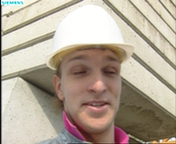
#> input picture HW2/foreman_qcif_0_rgb.bmp, 176 x 144 px
$ python question_1.py
#> lines starting #> are read from the running program, lines starting #| are printed output that depends on the picture
### HW2/function.py
import cv2 as cv
import numpy as np

def RGB2Ycbcr(img_rgb):
    filter = np.array([[0.183,0.614,0.062],
                        [-0.101,-0.339,0.439],
                        [0.439,-0.399,-0.040]])
    # BGR to RGB
    bgr = img_rgb.astype(np.double)
    bgr = img_rgb
    rgb = cv.merge((bgr[:,:,2], bgr[:,:,1], bgr[:,:,0]))
    img_Ycbcr = rgb.dot(filter.T)
    img_Ycbcr[:,:,0] += 16
    img_Ycbcr[:,:,[1,2]] += 128
    img_Ycbcr = img_Ycbcr.astype(np.uint8)
    return img_Ycbcr

def SAD_block(current_block, search_block):
    if current_block.shape != search_block.shape:
        raise Exception("SAD_block : current_block.shape "+str(current_block.shape)+"!= "+str(search_block.shape)+"search_block.shape")
    return np.sum(np.abs(search_block - current_block))

def Full_search(block, search_area,block_point,search_point):
    h, w = search_area.shape
    h_b , w_b = block.shape
    search_block = search_area[0:h_b,0:w_b]
    # print(block.shape,search_block.shape)
    Motion_Vector_sad = SAD_block(block,search_block)
    mv = [0,0]
    for y in range(1,h-h_b):
        for x in range(1,w-w_b):
            search_block = search_area[y:y+h_b,x:x+w_b]
            tmp_sad = SAD_block(block,search_block)
            if tmp_sad < Motion_Vector_sad :
                mv = np.array(search_point) + np.array([x,y]) - np.array(block_point)
                mv.tolist
    return mv
# [50 lines left out: functions intra_prediction, prediction_mode, not called in this run]

def zero_padding(image, padding):
    padded_image = np.pad(image, ((padding, padding), (padding, padding)), mode='constant')
    return padded_image

### HW2/question_1.py
import cv2 as cv
from function import *

ref_frame = cv.imread('foreman_qcif_0_rgb.bmp')
#> ref_frame is the input picture: shape (144, 176, 3); mean B, G, R 151.5, 167.3, 179.7
current_frame = cv.imread('foreman_qcif_1_rgb.bmp')
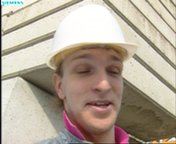
#> input picture HW2/foreman_qcif_1_rgb.bmp, 176 x 144 px
#> current_frame is the input picture: shape (144, 176, 3); mean B, G, R 151.2, 167, 179.5
ref_frame_ycbcr = RGB2Ycbcr(ref_frame)
current_frame_ycbcr = RGB2Ycbcr(current_frame)
#> in RGB2Ycbcr (call 2), `img_Ycbcr = rgb.dot(filter.T)`:
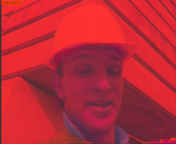
#> img_Ycbcr: shape (144, 176, 3) float64; mean R, G, B 144.8, -8.3, 6.1; drawn with min black and max white
#> in RGB2Ycbcr (call 2), `img_Ycbcr[:,:,[1,2]] += 128`:
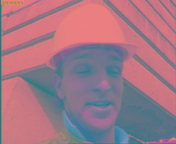
#> img_Ycbcr: shape (144, 176, 3) float64; mean R, G, B 160.8, 119.7, 134.1
ref_frame_y, ref_frame_cb, ref_frame_cr = cv.split(ref_frame_ycbcr)
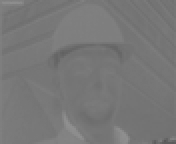
#> ref_frame_cb: shape (144, 176); min 88, max 144, mean 119.2
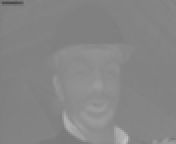
#> ref_frame_cr: shape (144, 176); min 75, max 195, mean 133.6
current_frame_y, current_frame_cb, current_frame_cr = cv.split(current_frame_ycbcr)
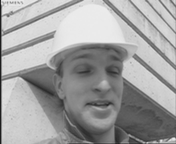
#> current_frame_y: shape (144, 176); min 25, max 235, mean 160.3
cv.imshow("y",current_frame_y)
block_size = 16
search_range = 16
height, width = current_frame_y.shape
#> height = 144; width = 176
num_blocks_x = width // block_size
#> num_blocks_x = 11
num_blocks_y = height // block_size
#> num_blocks_y = 9
print(num_blocks_x,num_blocks_y)
#| 11 9
idx = 0
MVs = []
# (a)
for i in range(num_blocks_y):
    for j in range(num_blocks_x):
        x = j * block_size
        y = i * block_size
        block = current_frame_y[y:y+block_size, x:x+block_size]
        block_point = [x,y]
        search_area = ref_frame_y[max(0, y-search_range):min(height, y+search_range+block_size), max(0, x-search_range):min(width, x+search_range+block_size)]
        search_point = [max(0, x-search_range),max(0, y-search_range)]
        # print(search_point)
        mv = Full_search(block,search_area,block_point,search_point)
        MVs.append([idx,mv[0],mv[1]])
        idx += 1
#> after the loop, MVs = 99 items, first 6: [0, 0, 0], [1, 15, 15], [2, 15, 15], [3, 15, 15], [4, 15, 15], [5, 15, 15]; idx = 99
print("------------MV.txt------------")
for i in MVs:
    print('Block '+str(i[0])+' - ('+str(i[1])+','+str(i[2])+')')
#> this loop made 99 passes
#> i on passes 1 to 12: [0, 0, 0], [1, 15, 15], [2, 15, 15], [3, 15, 15], [4, 15, 15], [5, 15, 15], [6, -12, 13], [7, 7, 15], [8, 13, 15], [9, 15, 15], [10, -1, 15], [11, 15, 15]
#| Block 0 - (0,0)
#| Block 1 - (15,15)
#| Block 2 - (15,15)
#| Block 3 - (15,15)
#| Block 4 - (15,15)
#| Block 5 - (15,15)
#| Block 6 - (-12,13)
#| Block 7 - (7,15)
#> (further printed lines are left out)
print("------------------------------")
with open('MV.txt','w') as f:
    for mv in MVs:
        f.writelines('Block '+str(mv[0])+' - ('+str(mv[1])+','+str(mv[2])+')\n')
#> this loop made 99 passes

# (b)
collage = np.zeros((height,width))

count_b = 0
for i in range(num_blocks_y):
    for j in range(num_blocks_x):
        x = j * block_size
        y = i * block_size
        ref_x = x + MVs[count_b][1]
        ref_y = y + MVs[count_b][2]

        match_block = ref_frame_y[ref_y:ref_y+block_size, ref_x:ref_x+block_size]
        collage[y:y+block_size, x:x+block_size] = match_block
        # np.copyto(roi,match_block)
        count_b +=1
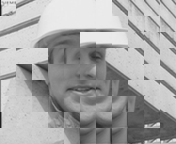
#> collage: shape (144, 176) float64; min 24, max 235, mean 166.3
#> after the loop, count_b = 99
# collage = cv.resize(collage,(width*2,height*2))
cv.imshow("collage", collage.astype(np.uint8))
cv.waitKey(0)
cv.imwrite("q1_collage.png", collage)
